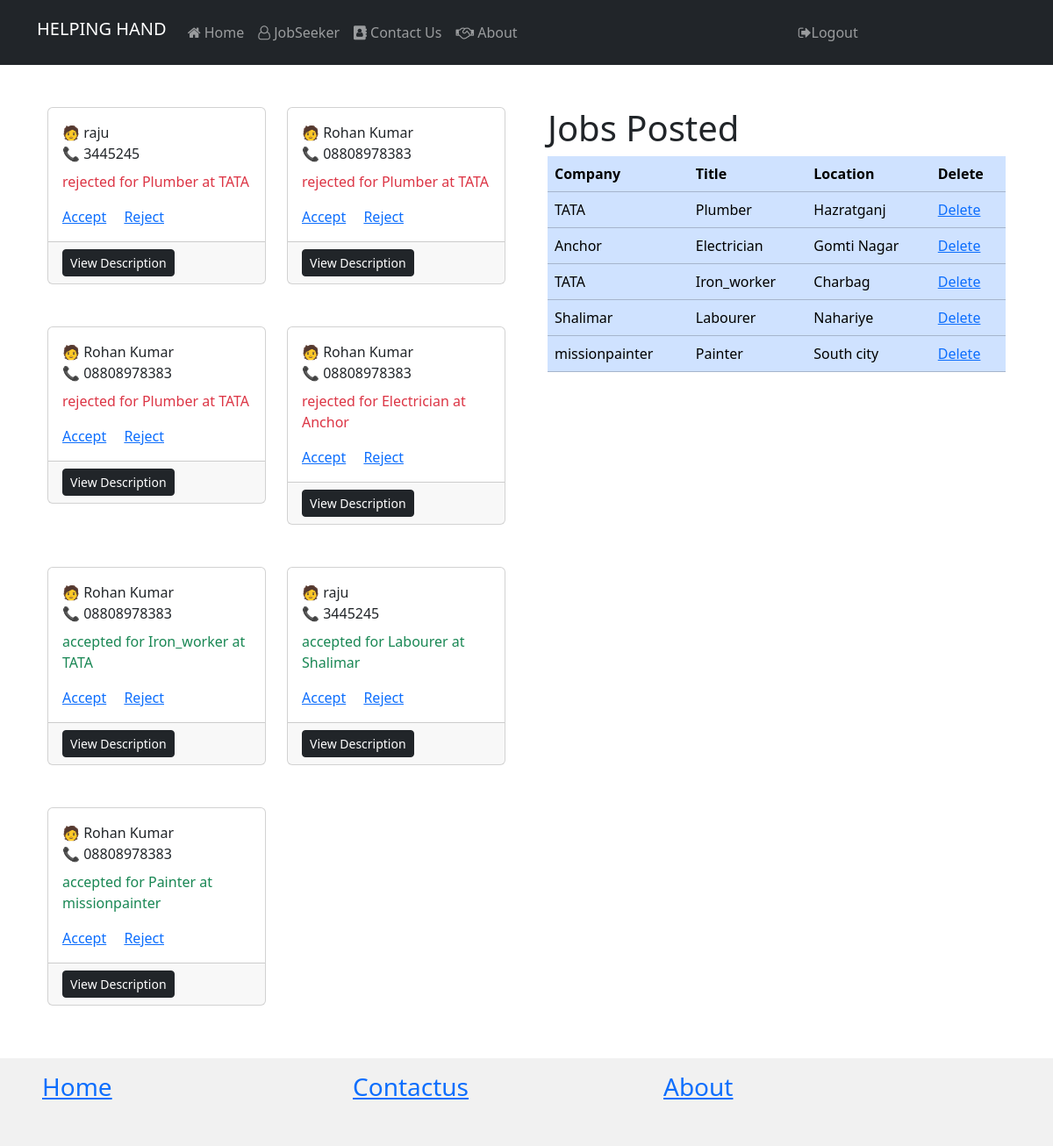
The page /employer/applicants/ (signed in) on the database as committed earlier.
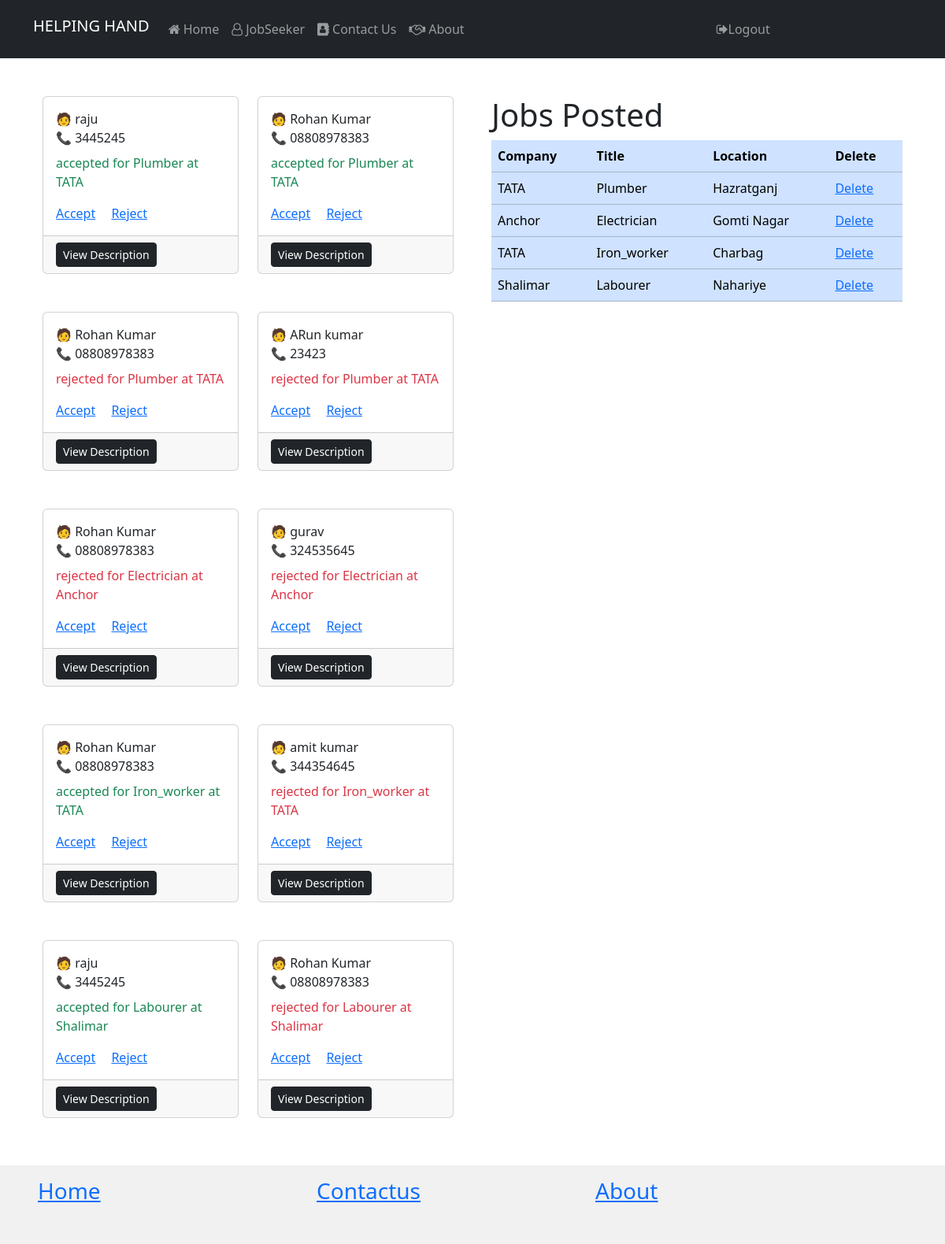
The same page on the database as committed later.
### jobseeker/models.py (models this page shows, shortened)
class Application(models.Model):
    job = models.ForeignKey(Job, on_delete=models.CASCADE)
    person = models.ForeignKey(Person, on_delete=models.CASCADE)
    created_on = models.DateTimeField(auto_now_add=True)
    updated_on = models.DateTimeField(auto_now=True)
    accepted = models.BooleanField(default=False)

class Person(models.Model):
    user = models.ForeignKey(User, on_delete=models.CASCADE)
    image = models.ImageField(upload_to='images/', blank=False, null=True)
    name = models.CharField(max_length=50 )
    email = models.EmailField()
    phone = models.CharField(max_length=15 )
    address = models.TextField(blank=True, null=True, max_length=100)
    city = models.CharField(max_length=50)
    state = models.CharField(max_length=50)
    pincode = models.CharField(max_length=6)
    resume = models.FileField(upload_to='resume/', blank=True, null=True)
    education = models.CharField("Highest Education ", max_length=15 ,blank=True, null=True)
    created_on = models.DateTimeField(auto_now_add=True)
    updated_on = models.DateTimeField(auto_now=True)
    def __str__(self):
        return self.name

### employer/models.py (models this page shows)
class Job(models.Model):
    title = models.CharField(max_length=255)
    description = models.TextField()
    requirements = models.TextField(blank=True)
    location = models.CharField(max_length=255)
    company_name = models.CharField(max_length=255)
    company_website = models.URLField(blank=True)
    company_logo = models.ImageField(upload_to='job_logos/', blank=True)
    is_published = models.BooleanField(default=False)
    posted_date = models.DateTimeField(auto_now_add=True)
    user = models.ForeignKey(User, on_delete=models.CASCADE)
    def __str__(self):
        return self.title

### employer/views.py (the view)
# urls.py: path('applicants/', views.applicants, name='applicants'),
@login_required
def applicants(request):
    try:
        profile =Profile.objects.get(user=request.user)
        if profile.user_type == 'RC':
            try:
                employer = Employer.objects.filter(user=request.user).first()
                print('employer', employer)
                if employer is not None:
                    print(request.user)
                    jobs = Job.objects.filter(user=request.user)
                    applications = Application.objects.filter(job__user=request.user)
                    appl_counts = applications.count()
                    ctx = {
                        'appl': applications,
                        'counts': appl_counts,
                        'jobs': jobs,
                    }
                    return render(request, 'employer/applicants.html', ctx)
                else:
                    messages.error(request, 'you have not filled the employer form')
                    return redirect('employer_home')
            except Employer.DoesNotExist:
                messages.error(request, 'you have not filled the employer form')
                return redirect('employer_home')
        else:
            messages.error(request, 'you are not an employer')
            return redirect('/')
    except Profile.DoesNotExist:
        messages.error(request, 'you have not filled the profile form')
        return redirect('create_profile')
    return render(request, 'employer/applicants.html')

### templates/employer/applicants.html (shortened to what this page needs)
{% extends 'layout/base.html' %}
{% load static %}
{% load django_bootstrap5 %}
{% block content %}
<div class="container">
    <div class="row">
        <div class="col-md-6 mt-5">
            <div class="container-fluid">
                <div class="row">
                    {% for item in appl %}
                    <div class="col-md-6 mb-5">
                        <div class="card">
                            <div class="card-body">
                                <div class="card-title">
                                    🧑 {{item.person}}
                                    <br>📞 {{item.person.phone}}
                                </div>
                                <p class="">
                                    {% if item.accepted %}
                                    <span class="text-success">
                                        accepted for {{item.job}} at {{item.job.company_name}}
                                    </span>
                                    {% else %}
                                    <span class="text-danger">
                                        rejected for {{item.job}} at {{item.job.company_name}}
                                    </span>
                                    {% endif %}
                                </p>
                                <a href="{% url 'accept' item.id %}" class="card-link">Accept</a>
                                <a href="{% url 'reject' item.id %}" class="card-link">Reject</a>
                            </div>
                            <div class="card-footer">
                                <a class="btn btn-dark btn-sm" href="{% url 'job' item.id %}">View Description</a>
                            </div>
                        </div>
                    </div>
                    {% empty %}
                    <a href="{% url 'create_job' %}">Create New Job Post</a>
                    {% endfor %}
                </div>
            </div>
        </div>
        <div class="col-md-6 mt-5">
            <div class="container-fluid">
                <div class="row">
                    <div class="col-md-12">
                        <h1>Jobs Posted</h1>
                    </div>
                    <div class="table-responsive">
                        <table class="table table-primary">
                            <thead>
                                <tr>
                                    <th scope="col">Company</th>
                                    <th scope="col">Title</th>
                                    <th scope="col">Location</th>
                                    <th scope="col">Delete</th>
                                </tr>
                            </thead>
                            <tbody>
                                {% for j in jobs %}
                                <tr class="">
                                    <td scope="row">{{j.company_name}}</td>
                                    <td>{{j.title}}</td>
                                    <td>{{j.location}}</td>
                                    <td><a href="{% url 'delete_job' j.id %}">Delete</a></td>
                                </tr>
                                {% endfor %}
                            </tbody>
                        </table>
                    </div>
                </div>
            </div>
        </div>
    </div>
</div>
{% endblock %}

Rows that differ between the two databases and show on the page:
no longer on this page (row unchanged): Application: person "Rohan Kumar", person.phone "08808978383", job "Painter", job.company_name "missionpainter"
no longer on this page (row edited): Job: company_name "missionpainter", title "Painter", location "South city"
changed Application (number 1 of 10 on the later page): accepted "rejected for" → "accepted for"
changed Application (number 2 of 10 on the later page): accepted "rejected for" → "accepted for"
added Application: person "ARun kumar", person.phone "23423", job "Plumber", job.company_name "TATA"
added Application: person "gurav", person.phone "324535645", job "Electrician", job.company_name "Anchor"
added Application: person "amit kumar", person.phone "344354645", job "Iron_worker", job.company_name "TATA"
added Application: person "Rohan Kumar", person.phone "08808978383", job "Labourer", job.company_name "Shalimar"
